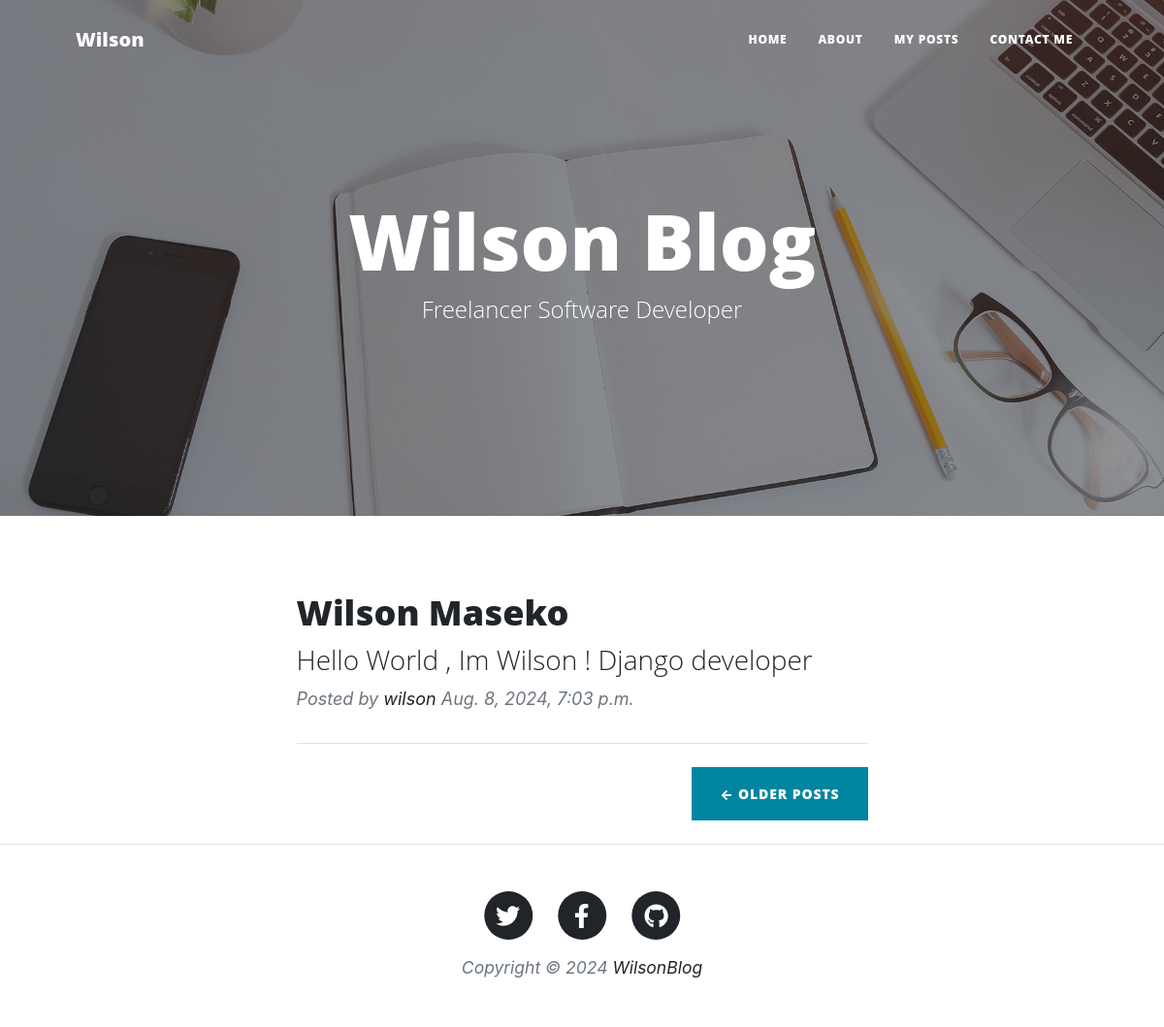
Page /post/6/ on the committed database.
### posts/models.py (models this page shows, shortened)
class Post(models.Model):
    author = models.ForeignKey('auth.User', on_delete=models.CASCADE)
    title = models.CharField(max_length=200)
    text = models.TextField()
    image = models.ImageField(upload_to='images',blank=True,null=True)
    created_date = models.DateTimeField(default=timezone.now)
    published_date = models.DateTimeField( blank=True, null=True)

### posts/views.py (the view)
# urls.py: path('post/<int:pk>/', PostView.as_view(), name='post_detail'),
class  PostView(DetailView):
    model = Post
    template_name='post_detail.html'

### templates/post_detail.html
    {% extends "base.html" %}
{% block content %}
 <div class="post-preview">
    <a href="post_detail.html">
        <h2 class="post-title">{{ object.title }}</h2>
        <h3 class="post-subtitle">{{ object.text }}</h3>
    </a>
    <p class="post-meta">
        Posted by
        <a href="#!">{{ object.author }}</a>
        {{ object.created_date }}
    </p>
</div>
<hr class="my-4" />
<div class="d-flex justify-content-end mb-4"><a class="btn btn-primary text-uppercase" href="{% url "blog-home" %}">&larr; Older Posts </a></div>
</div>
</div>
</div>
{% endblock content %}

### rows in the picture
Post: title "Wilson Maseko", text "Hello World , Im Wilson ! Django developer", author "wilson", created_date "Aug. 8, 2024, 7:03 p.m."
